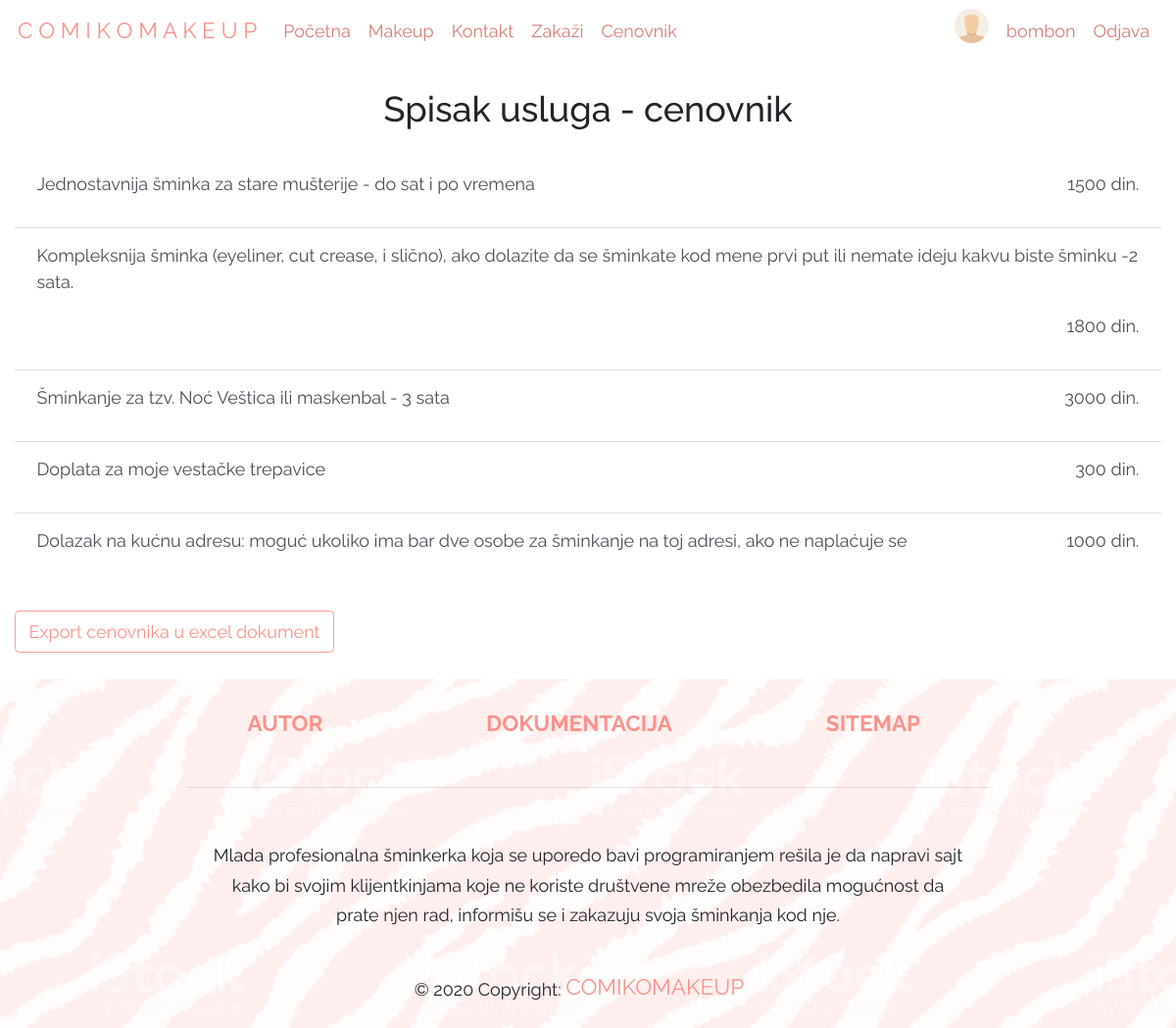
The app's page /?page=cenovnik.php (signed in) with its own data.
### tables this page shows
CREATE TABLE `meniLink` (
  `id` int(11) NOT NULL,
  `nazivLinka` varchar(25) NOT NULL,
  `hrefLinka` varchar(60) NOT NULL,
  `meniId` int(11) NOT NULL,
  `adminLink` tinyint(1) NOT NULL
);

CREATE TABLE `korisnik` (
  `id` int(11) NOT NULL,
  `ime` varchar(30) NOT NULL,
  `prezime` varchar(60) NOT NULL,
  `username` varchar(15) NOT NULL,
  `email` varchar(100) NOT NULL,
  `pass` varchar(300) NOT NULL,
  `profilna` varchar(1200) DEFAULT NULL,
  `admin` bit(1) NOT NULL DEFAULT b'0'
);

CREATE TABLE `cenovnik` (
  `id` int(11) NOT NULL,
  `nazivUsluge` varchar(270) NOT NULL,
  `cena` decimal(10,0) NOT NULL
);

### config/konekcija.php (called while the page is built, shortened)
<?php
try {
    $conn = new PDO("mysql:host=".SERVER.";dbname=".DATABASE.";charset=utf8", USERNAME, PASSWORD);
    $conn->setAttribute(PDO::ATTR_DEFAULT_FETCH_MODE, PDO::FETCH_OBJ);
    $conn->setAttribute(PDO::ATTR_ERRMODE, PDO::ERRMODE_EXCEPTION);
}
catch(PDOException $ex){
    echo $ex->getMessage();
}
function executeQuery($query){
    global $conn;
    return $conn->query($query)->fetchAll();
}

### models/meni/headerFunctions.php (called while the page is built, shortened)
<?php
function dohvatiHeader(){
    return executeQuery("SELECT * FROM meniLink WHERE meniId=1 AND adminLink = 0");
}

### models/user/user.php (called while the page is built, shortened)
<?php
function dohvatiKorisnikaPoId($id){
    global $conn;
        try {
            $dohvatiKorisnika = $conn->prepare("SELECT * FROM korisnik WHERE id = ?");
            $dohvatiKorisnika->execute([$id]);
            $korisnik= $dohvatiKorisnika->fetch();
            return $korisnik;
        } catch(PDOException $ex){
            return null;
        }
}
?>

### models/cenovnik/cenovnik.php (called while the page is built)
<?php
function dohvatiCenovnik(){
    try{
        return executeQuery("SELECT * FROM cenovnik");
    }catch(PDOException $ex){
        return null;
    }
}

### models/meni/footerFunctions.php (called while the page is built)
<?php
function dohvatiFooter(){
    try{
        return executeQuery("SELECT * FROM meniLink WHERE meniId=3 OR hrefLinka='index.php'");
    }catch(PDOException $ex){
        return null;
    }
}

### views/pages/cenovnik.php (the view, shortened to what this page needs)
<?php
require "models/cenovnik/cenovnik.php";
?>
<h2 class="h1-responsive text-center my-4">Spisak usluga - cenovnik</h2>
<div class="container my-4">
    <div class="justify-content-center">
        <ul class="list-group list-group-flush">
        <?php
            $sveUsluge = dohvatiCenovnik();
            foreach($sveUsluge as $u):
        ?>
            <li class="list-group-item list-group-item-action"><p class="levo"><?=$u->nazivUsluge?></p><p class="desno"><?= $u->cena ?> din.</p></li>
        <?php
            endforeach;
        ?>
        </ul>
    </div>
    <div class="justify-content-center my-4">
        <div class="form-group">
            <a href="models/cenovnik/exportUExcel.php" class="btn btn-outline-secondary ">Export cenovnika u excel dokument</a>
        </div>
    </div>
</div>

### views/fixed/header.php (shortened to what this page needs)
<?php
require "models/meni/headerFunctions.php";
require "models/user/user.php";
?>
<!DOCTYPE html>
<html lang="en">
    <head>
        <link rel="stylesheet" href="https://stackpath.bootstrapcdn.com/bootstrap/4.3.1/css/bootstrap.min.css">
        <link rel="stylesheet" type="text/css" href="assets/css/style.css">
        <link rel="stylesheet" href="https://cdn.jsdelivr.net/npm/bootstrap-select@1.13.14/dist/css/bootstrap-select.min.css">
      </head>
    <body>
        <div id="wrapper">
            <div id="header">
                <nav class="navbar navbar-expand-lg">
                    <a class="navbar-brand" href="?page=home.php">C O M I K O M A K E U P</a>
                    <div class="collapse navbar-collapse" id="navbarTogglerDemo03">
                      <ul class="navbar-nav mr-auto mt-2 mt-lg-0">
                      <?php
                        $q = dohvatiHeader();
                        foreach($q as $h):
                      ?>
                        <li class="nav-item">
                          <a class="nav-link" href="?page=<?=$h->hrefLinka?>"><?=$h->nazivLinka?><span class="sr-only">(current)</span></a>
                        </li>
                      <?php
                        endforeach;
                      ?>
                      </ul>
                      <ul class="nav navbar-nav ml-auto levo">
                          <?php
                            if(isset($_SESSION['id']) ):
                              $korisnik = dohvatiKorisnikaPoId($_SESSION['id']);
                          ?>
                            <li class="liProfilna"><a href="#" class="liProfilna"><img class="img-fluid rounded-circle mx-2 userLogin" alt="profilna slika" src="<?= $korisnik->profilna ?>"/></a></li>
                            <li><a href="?page=korisnik.php" class="nav-link"><?= $korisnik->username ?> </a></li>
                            <li><a href="models/user/odjavljivanje.php" class="nav-link"> Odjava</a></li>
                          <?php
                            endif;
                          ?>
                      </ul>
                    </div>
                  </nav>
            </div>

### views/fixed/footer.php (shortened to what this page needs)
<?php
require "models/meni/footerFunctions.php";
?>
<div id="footer" class="page-footer font-small">
          <div class="container">
            <div class="row text-center d-flex justify-content-center pt-4 mb-3">
              <?php
                  $q = dohvatiFooter();
                  foreach($q as $f):
              ?>
                <div class="col-md-3 mb-3">
                  <h6 class="text-uppercase font-weight-bold">
                    <?php if($f->nazivLinka != "Dokumentacija" && $f->nazivLinka != "Sitemap"):?>
                    <a href="?page=<?=$f->hrefLinka?>" class="navbar-brand"><?=$f->nazivLinka?></a>
                    <?php else: ?>
                      <a href="<?=$f->hrefLinka?>" class="navbar-brand"><?=$f->nazivLinka?></a>
                    <?php endif; ?>
                  </h6>
                </div>
              <?php endforeach; ?>
            </div>
            <hr class="rgba-white-light" style="margin: 0 15%;">
            <div class="row d-flex text-center justify-content-center mb-md-0 mb-4">
              <div class="col-md-8 col-12 mt-5">
                <p style="line-height: 1.7rem">Mlada profesionalna šminkerka koja se uporedo bavi programiranjem rešila je da
                  napravi sajt kako bi svojim klijentkinjama koje ne koriste društvene mreže obezbedila
                  mogućnost da prate njen rad, informišu se i zakazuju svoja šminkanja kod nje.</p>
              </div>
            </div>
          </div>
          <div class="footer-copyright text-center py-3">© 2020 Copyright:
            <a href="#" class="navbar-brand"> COMIKOMAKEUP</a>
          </div>
          <div id="footerSlika"></div>
      </div>
</div>
    </body>
</html>

### assets/css/style.css (style rules this page uses)
* { margin: 0pt; padding: 0pt; text-decoration: none; list-style-type: none; box-sizing: border-box; font-family: 'Raleway', sans-serif; font-size: 18px; }
a { color: #fc928b; text-decoration: none; }
nav { position: relative; overflow: auto; }
.levo { float: left; }
.desno { float: right; }
.userLogin { height: 35px; }
.btn-outline-secondary, .border-secondary { color: #fc928b; border-color: #fb9f98; }
.nav-link, .greska { color:#d67e78; }
.navbar { margin-bottom: 0px; border-radius: 0px; background-color: transparent !important; }
#footer { display: block; position: relative; }
#footerSlika { background-image: url('../img/fbg1.jpg'); opacity: 0.2; top: 0; left: 0; bottom: 0; right: 0; position: absolute; z-index: -1; }
.container { max-width: unset; }

### records on screen
menilink: nazivLinka "Početna"
menilink: nazivLinka "Makeup"
menilink: nazivLinka "Kontakt"
menilink: nazivLinka "Zakaži"
menilink: nazivLinka "Cenovnik"
korisnik: profilna (placeholder picture), username "bombon"
cenovnik: nazivUsluge "Jednostavnija šminka za stare mušterije - do sat i po vremena", cena "1500"
cenovnik: nazivUsluge "Kompleksnija šminka (eyeliner, cut crease, i slično), ako dolazite da se šminkate kod mene prvi put ili nemate ideju kakvu biste šminku -2 sata.", cena "1800"
cenovnik: nazivUsluge "Šminkanje za tzv. Noć Veštica ili maskenbal - 3 sata", cena "3000"
cenovnik: nazivUsluge "Doplata za moje vestačke trepavice", cena "300"
cenovnik: nazivUsluge "Dolazak na kućnu adresu: moguć ukoliko ima bar dve osobe za šminkanje na toj adresi, ako ne naplaćuje se", cena "1000"
menilink: nazivLinka "AUTOR"
menilink: nazivLinka "DOKUMENTACIJA"
menilink: nazivLinka "SITEMAP"
